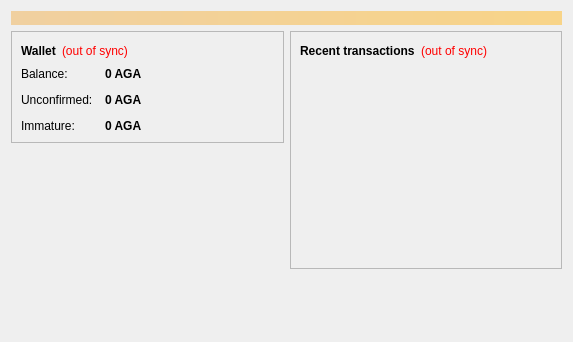
<?xml version="1.0" encoding="UTF-8"?>
<ui version="4.0">
 <class>OverviewPage</class>
 <widget class="QWidget" name="OverviewPage">
  <property name="geometry">
   <rect>
    <x>0</x>
    <y>0</y>
    <width>573</width>
    <height>342</height>
   </rect>
  </property>
  <property name="windowTitle">
   <string>Form</string>
  </property>
  <layout class="QVBoxLayout" name="topLayout">
   <item>
    <widget class="QLabel" name="labelAlerts">
     <property name="visible">
      <bool>false</bool>
     </property>
     <property name="styleSheet">
      <string notr="true">background-color: qlineargradient(x1: 0, y1: 0, x2: 1, y2: 0, stop:0 #F0D0A0, stop:1 #F8D488); color:#000000;</string>
     </property>
     <property name="wordWrap">
      <bool>true</bool>
     </property>
     <property name="margin">
      <number>3</number>
     </property>
    </widget>
   </item>
   <item>
    <layout class="QHBoxLayout" name="horizontalLayout" stretch="1,1">
     <item>
      <layout class="QVBoxLayout" name="verticalLayout_2">
       <item>
        <widget class="QFrame" name="frame">
         <property name="frameShape">
          <enum>QFrame::StyledPanel</enum>
         </property>
         <property name="frameShadow">
          <enum>QFrame::Raised</enum>
         </property>
         <layout class="QVBoxLayout" name="verticalLayout_4">
          <item>
           <layout class="QHBoxLayout" name="horizontalLayout_4">
            <item>
             <widget class="QLabel" name="label_5">
              <property name="font">
               <font>
                <weight>75</weight>
                <bold>true</bold>
               </font>
              </property>
              <property name="text">
               <string>Wallet</string>
              </property>
             </widget>
            </item>
            <item>
             <widget class="QLabel" name="labelWalletStatus">
              <property name="toolTip">
               <string>The displayed information may be out of date. Your wallet automatically synchronizes with the Amigacoin network after a connection is established, but this process has not completed yet.</string>
              </property>
              <property name="styleSheet">
               <string notr="true">QLabel { color: red; }</string>
              </property>
              <property name="text">
               <string notr="true">(out of sync)</string>
              </property>
              <property name="alignment">
               <set>Qt::AlignLeading|Qt::AlignLeft|Qt::AlignVCenter</set>
              </property>
             </widget>
            </item>
            <item>
             <spacer name="horizontalSpacer_2">
              <property name="orientation">
               <enum>Qt::Horizontal</enum>
              </property>
              <property name="sizeHint" stdset="0">
               <size>
                <width>40</width>
                <height>20</height>
               </size>
              </property>
             </spacer>
            </item>
           </layout>
          </item>
          <item>
           <layout class="QFormLayout" name="formLayout_2">
            <property name="fieldGrowthPolicy">
             <enum>QFormLayout::AllNonFixedFieldsGrow</enum>
            </property>
            <property name="horizontalSpacing">
             <number>12</number>
            </property>
            <property name="verticalSpacing">
             <number>12</number>
            </property>
            <item row="0" column="0">
             <widget class="QLabel" name="label">
              <property name="text">
               <string>Balance:</string>
              </property>
             </widget>
            </item>
            <item row="0" column="1">
             <widget class="QLabel" name="labelBalance">
              <property name="font">
               <font>
                <weight>75</weight>
                <bold>true</bold>
               </font>
              </property>
              <property name="cursor">
               <cursorShape>IBeamCursor</cursorShape>
              </property>
              <property name="toolTip">
               <string>Your current balance</string>
              </property>
              <property name="text">
               <string notr="true">0 AGA</string>
              </property>
              <property name="textInteractionFlags">
               <set>Qt::LinksAccessibleByMouse|Qt::TextSelectableByKeyboard|Qt::TextSelectableByMouse</set>
              </property>
             </widget>
            </item>
            <item row="1" column="0">
             <widget class="QLabel" name="label_3">
              <property name="text">
               <string>Unconfirmed:</string>
              </property>
             </widget>
            </item>
            <item row="1" column="1">
             <widget class="QLabel" name="labelUnconfirmed">
              <property name="font">
               <font>
                <weight>75</weight>
                <bold>true</bold>
               </font>
              </property>
              <property name="cursor">
               <cursorShape>IBeamCursor</cursorShape>
              </property>
              <property name="toolTip">
               <string>Total of transactions that have yet to be confirmed, and do not yet count toward the current balance</string>
              </property>
              <property name="text">
               <string notr="true">0 AGA</string>
              </property>
              <property name="textInteractionFlags">
               <set>Qt::LinksAccessibleByMouse|Qt::TextSelectableByKeyboard|Qt::TextSelectableByMouse</set>
              </property>
             </widget>
            </item>
            <item row="2" column="0">
             <widget class="QLabel" name="labelImmatureText">
              <property name="text">
               <string>Immature:</string>
              </property>
             </widget>
            </item>
            <item row="2" column="1">
             <widget class="QLabel" name="labelImmature">
              <property name="font">
               <font>
                <weight>75</weight>
                <bold>true</bold>
               </font>
              </property>
              <property name="toolTip">
               <string>Mined balance that has not yet matured</string>
              </property>
              <property name="text">
               <string notr="true">0 AGA</string>
              </property>
              <property name="textInteractionFlags">
               <set>Qt::LinksAccessibleByMouse|Qt::TextSelectableByKeyboard|Qt::TextSelectableByMouse</set>
              </property>
             </widget>
            </item>
           </layout>
          </item>
         </layout>
        </widget>
       </item>
       <item>
        <spacer name="verticalSpacer">
         <property name="orientation">
          <enum>Qt::Vertical</enum>
         </property>
         <property name="sizeHint" stdset="0">
          <size>
           <width>20</width>
           <height>40</height>
          </size>
         </property>
        </spacer>
       </item>
       <item>
        <widget class="QLabel" name="label_wallet_bgcoin">
         <property name="text">
          <string/>
         </property>
         <property name="pixmap">
          <pixmap resource="../bitcoin.qrc">:/images/wallet_bgcoin</pixmap>
         </property>
         <property name="scaledContents">
          <bool>false</bool>
         </property>
         <property name="alignment">
          <set>Qt::AlignCenter</set>
         </property>
         <property name="margin">
          <number>-2</number>
         </property>
        </widget>
       </item>
       <item>
        <widget class="QLabel" name="label_6">
         <property name="text">
          <string/>
         </property>
        </widget>
       </item>
      </layout>
     </item>
     <item>
      <layout class="QVBoxLayout" name="verticalLayout_3">
       <item>
        <widget class="QFrame" name="frame_2">
         <property name="frameShape">
          <enum>QFrame::StyledPanel</enum>
         </property>
         <property name="frameShadow">
          <enum>QFrame::Raised</enum>
         </property>
         <layout class="QVBoxLayout" name="verticalLayout">
          <item>
           <layout class="QHBoxLayout" name="horizontalLayout_2">
            <item>
             <widget class="QLabel" name="label_4">
              <property name="text">
               <string>&lt;b&gt;Recent transactions&lt;/b&gt;</string>
              </property>
             </widget>
            </item>
            <item>
             <widget class="QLabel" name="labelTransactionsStatus">
              <property name="toolTip">
               <string>The displayed information may be out of date. Your wallet automatically synchronizes with the Amigacoin network after a connection is established, but this process has not completed yet.</string>
              </property>
              <property name="styleSheet">
               <string notr="true">QLabel { color: red; }</string>
              </property>
              <property name="text">
               <string notr="true">(out of sync)</string>
              </property>
              <property name="alignment">
               <set>Qt::AlignRight|Qt::AlignTrailing|Qt::AlignVCenter</set>
              </property>
             </widget>
            </item>
            <item>
             <spacer name="horizontalSpacer">
              <property name="orientation">
               <enum>Qt::Horizontal</enum>
              </property>
              <property name="sizeHint" stdset="0">
               <size>
                <width>40</width>
                <height>20</height>
               </size>
              </property>
             </spacer>
            </item>
           </layout>
          </item>
          <item>
           <widget class="QListView" name="listTransactions">
            <property name="styleSheet">
             <string notr="true">QListView { background: transparent; }</string>
            </property>
            <property name="frameShape">
             <enum>QFrame::NoFrame</enum>
            </property>
            <property name="verticalScrollBarPolicy">
             <enum>Qt::ScrollBarAlwaysOff</enum>
            </property>
            <property name="horizontalScrollBarPolicy">
             <enum>Qt::ScrollBarAlwaysOff</enum>
            </property>
            <property name="selectionMode">
             <enum>QAbstractItemView::NoSelection</enum>
            </property>
           </widget>
          </item>
         </layout>
        </widget>
       </item>
       <item>
        <spacer name="verticalSpacer_2">
         <property name="orientation">
          <enum>Qt::Vertical</enum>
         </property>
         <property name="sizeHint" stdset="0">
          <size>
           <width>20</width>
           <height>40</height>
          </size>
         </property>
        </spacer>
       </item>
      </layout>
     </item>
    </layout>
   </item>
  </layout>
 </widget>
 <resources>
  <include location="../bitcoin.qrc"/>
 </resources>
 <connections/>
</ui>
